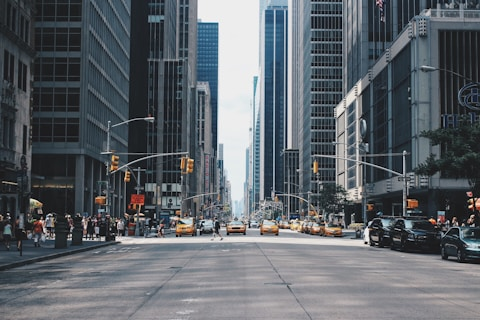
#> input picture docs/gallery/street/street_view_01.jpg, 480 x 320 px
$ python build_pages_gallery_scenes.py
#> lines starting #> are read from the running program, lines starting #| are printed output that depends on the picture
### src/gs_sim2real/viewer/web_export.py
"""PLY to web format conversion for browser-based rendering.

Converts trained Gaussian Splat PLY files to JSON or compact binary
formats that can be rendered in the browser using the existing Three.js
viewer on GitHub Pages.
"""

from __future__ import annotations

import json
import logging
import struct
from pathlib import Path

import numpy as np

logger = logging.getLogger(__name__)


def _sanitize_scene_id(value: str) -> str:
    text = str(value or "").strip().lower()
    normalized: list[str] = []
    last_was_dash = False
    for char in text:
        if char.isalnum():
            normalized.append(char)
            last_was_dash = False
        elif not last_was_dash:
            normalized.append("-")
            last_was_dash = True
    scene_id = "".join(normalized).strip("-")
    return scene_id or "scene"


# [15 lines left out: function _load_web_point_data, not called in this run]


def _compute_bounds(positions: np.ndarray) -> dict[str, list[float]]:
    return {
        "min": positions.min(axis=0).tolist(),
        "max": positions.max(axis=0).tolist(),
    }


# [12 lines left out: function _estimate_camera, not called in this run]


def points_to_scene_bundle(
    positions: np.ndarray,
    colors: np.ndarray,
    output_dir: str,
    *,
    asset_format: str = "binary",
    scene_id: str = "scene",
    label: str = "Scene",
    description: str = "",
    camera: dict[str, list[float]] | None = None,
) -> str:
    """Write positions/colors directly as a static web scene bundle."""
    normalized_asset_format = str(asset_format or "binary").strip().lower()
    if normalized_asset_format not in {"json", "binary"}:
        raise ValueError("asset_format must be one of: json, binary")

    positions_array = np.asarray(positions, dtype=np.float32)
    colors_array = np.asarray(colors, dtype=np.float32)
    if positions_array.ndim != 2 or positions_array.shape[1] != 3:
        raise ValueError("positions must be an array of shape (N, 3)")
    if colors_array.ndim != 2 or colors_array.shape[1] != 3:
        raise ValueError("colors must be an array of shape (N, 3)")
    if len(positions_array) != len(colors_array):
        raise ValueError("positions and colors must contain the same number of points")
    if len(positions_array) == 0:
        raise ValueError("scene bundle requires at least one point")

    bundle_dir = Path(output_dir)
    bundle_dir.mkdir(parents=True, exist_ok=True)

    resolved_scene_id = _sanitize_scene_id(scene_id)
    resolved_label = str(label or "Scene").strip() or "Scene"
    asset_name = (
        f"{resolved_scene_id}.points.json" if normalized_asset_format == "json" else f"{resolved_scene_id}.points.bin"
    )
    asset_path = bundle_dir / asset_name
    if normalized_asset_format == "json":
        _write_json_asset(asset_path, positions_array, colors_array)
    else:
        _write_binary_asset(asset_path, positions_array, colors_array)

    bounds = _compute_bounds(positions_array)
    manifest = {
        "version": "gs-sim2real-web-scene/v1",
        "type": "web-scene-manifest",
        "sceneId": resolved_scene_id,
        "label": resolved_label,
        "description": str(description or ""),
        "asset": {
            "href": asset_name,
            "format": normalized_asset_format,
        },
        "count": int(len(positions_array)),
        "bounds": bounds,
        "camera": camera or _estimate_camera(bounds),
    }
    manifest_path = bundle_dir / "scene.json"
    manifest_path.write_text(json.dumps(manifest, indent=2) + "\n", encoding="utf-8")
    logger.info("Exported scene bundle to %s", manifest_path)
    return str(manifest_path)


# [13 lines left out: function _write_json_asset, not called in this run]


def _write_binary_asset(output_path: str | Path, positions: np.ndarray, colors: np.ndarray) -> str:
    out = Path(output_path)
    out.parent.mkdir(parents=True, exist_ok=True)
    bounds = np.concatenate([positions.min(axis=0), positions.max(axis=0)]).astype(np.float32)
    with open(out, "wb") as file:
        file.write(struct.pack("<I", int(len(positions))))
        file.write(bounds.tobytes())
        combined = np.hstack([positions, colors]).astype(np.float32)
        file.write(combined.tobytes())
    return str(out)


# [74 lines left out: functions ply_to_json, ply_to_binary, ply_to_scene_bundle, not called in this run]


SH_C0 = 0.28209479177387814


# [113 lines left out: function ply_to_splat, not called in this run]

### scripts/build_pages_gallery_scenes.py
#!/usr/bin/env python3
"""Build photo-derived static scene bundles for the GitHub Pages demo."""

from __future__ import annotations

import json
import math
from dataclasses import dataclass
from pathlib import Path

import numpy as np
from PIL import Image

from gs_sim2real.viewer.web_export import points_to_scene_bundle


REPO_ROOT = Path(__file__).resolve().parent.parent
DOCS_ASSETS_DIR = REPO_ROOT / "docs" / "assets"
SCENE_INDEX_PATH = DOCS_ASSETS_DIR / "scenes.json"


@dataclass(frozen=True)
class GallerySceneSpec:
    scene_id: str
    label: str
    description: str
    image_path: Path
    output_dir: Path
    target_points: int = 18000


SCENE_SPECS = (
    GallerySceneSpec(
        scene_id="street-gallery",
        label="Street Gallery",
        description="Photo-derived point scene built from the street sample gallery image.",
        image_path=REPO_ROOT / "docs" / "gallery" / "street" / "street_view_01.jpg",
        output_dir=DOCS_ASSETS_DIR / "street-gallery",
    ),
    GallerySceneSpec(
        scene_id="campus-gallery",
        label="Campus Gallery",
        description="Photo-derived point scene built from the campus sample gallery image.",
        image_path=REPO_ROOT / "docs" / "gallery" / "campus" / "campus_view_01.jpg",
        output_dir=DOCS_ASSETS_DIR / "campus-gallery",
    ),
    GallerySceneSpec(
        scene_id="indoor-gallery",
        label="Indoor Gallery",
        description="Photo-derived point scene built from the indoor sample gallery image.",
        image_path=REPO_ROOT / "docs" / "gallery" / "indoor" / "indoor_view_01.jpg",
        output_dir=DOCS_ASSETS_DIR / "indoor-gallery",
    ),
)


def _build_photo_point_cloud(image_path: Path, *, target_points: int) -> tuple[np.ndarray, np.ndarray]:
#> called with target_points = 18000
    image = Image.open(image_path).convert("RGB")
#> image is the input picture: PIL image 480x320 RGB; mean R, G, B 93.9, 99.6, 105.4
    image.thumbnail((320, 320))
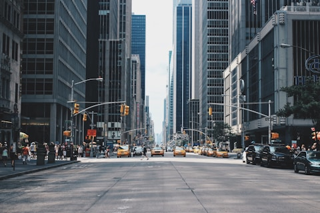
#> image: PIL image 320x213 RGB; mean R, G, B 93.9, 99.6, 105.4
    rgb = np.asarray(image, dtype=np.float32) / 255.0
    height, width, _ = rgb.shape
#> height = 213; width = 320

    stride = max(1, int(math.sqrt((height * width) / max(target_points, 1))))
#> stride = 1
    rgb = rgb[::stride, ::stride]
    height, width, _ = rgb.shape

    xs = np.linspace(0.0, 1.0, width, dtype=np.float32)
#> xs = 320 values from 0 to 1
    ys = np.linspace(0.0, 1.0, height, dtype=np.float32)
#> ys = 213 values from 0 to 1
    grid_x, grid_y = np.meshgrid(xs, ys)

    luma = rgb @ np.array([0.299, 0.587, 0.114], dtype=np.float32)
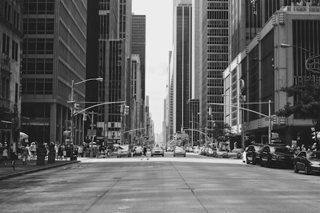
#> luma: shape (213, 320) float32; min 0.0023, max 0.956, mean 0.387
    grad_y, grad_x = np.gradient(luma)
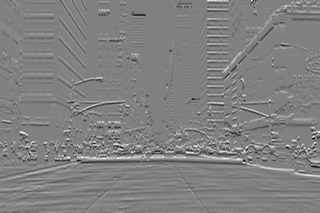
#> grad_y: shape (213, 320) float32; min -0.416, max 0.406, mean 0.000862; drawn with min black and max white
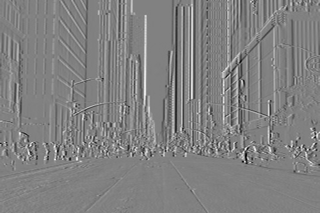
#> grad_x: shape (213, 320) float32; min -0.42, max 0.41, mean 0.000124; drawn with min black and max white
    edge_strength = np.clip(np.abs(grad_x) + np.abs(grad_y), 0.0, 1.0)
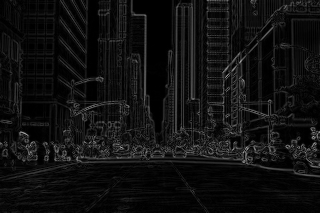
#> edge_strength: shape (213, 320) float32; min 0, max 0.678, mean 0.0658

    horizontal = grid_x - 0.5
    vertical = 0.5 - grid_y
    perspective = 0.85 + 0.9 * (1.0 - grid_y)
    pseudo_depth = 1.2 + 0.75 * (1.0 - luma) + 0.65 * (1.0 - grid_y) + 0.25 * edge_strength
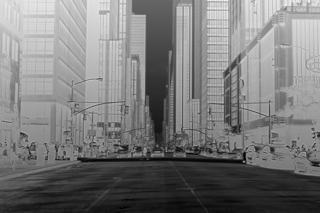
#> pseudo_depth: shape (213, 320) float32; min 1.41, max 2.64, mean 2; drawn with min black and max white
    ripple = 0.08 * np.sin(horizontal * np.pi * 5.0) * (0.5 + edge_strength)
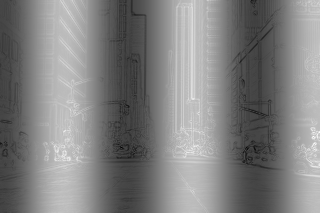
#> ripple: shape (213, 320) float32; min -0.0893, max 0.0874, mean 3.87e-06; drawn with min black and max white

    positions = np.stack(
        [
            horizontal * 6.0 * perspective,
            vertical * 4.0 * perspective,
            -(pseudo_depth + ripple),
        ],
        axis=-1,
    ).reshape(-1, 3)

    colors = rgb.reshape(-1, 3)

    rng = np.random.default_rng(7)
    jitter = rng.normal(scale=0.0125, size=positions.shape).astype(np.float32)
    jitter[:, 2] *= 0.35
    positions = positions.astype(np.float32) + jitter
    return positions, colors.astype(np.float32)


def _build_front_camera(positions: np.ndarray) -> dict[str, list[float]]:
    minimum = positions.min(axis=0)
#> minimum = [-5.25, -1.74, -2.66]
    maximum = positions.max(axis=0)
#> maximum = [5.24, 3.53, -1.37]
    center = (minimum + maximum) * 0.5
#> center = [-0.00515, 0.896, -2.02]
    extents = np.maximum(maximum - minimum, 1e-3)
#> extents = [10.49, 5.27, 1.29]
    front_distance = max(float(extents[0]), float(extents[1])) * 1.05 + abs(float(minimum[2])) * 0.35
#> front_distance = 11.95
    position = np.array([center[0], center[1] * 0.1, maximum[2] + front_distance], dtype=np.float32)
#> position = [-0.00515, 0.0896, 10.57]
    return {
        "position": position.tolist(),
        "target": center.astype(np.float32).tolist(),
        "up": [0.0, 1.0, 0.0],
    }


def build_pages_gallery_scenes() -> None:
    scene_entries: list[dict[str, str]] = []
    for spec in SCENE_SPECS:
        positions, colors = _build_photo_point_cloud(spec.image_path, target_points=spec.target_points)
        points_to_scene_bundle(
            positions,
            colors,
            str(spec.output_dir),
            asset_format="binary",
            scene_id=spec.scene_id,
            label=spec.label,
            description=spec.description,
            camera=_build_front_camera(positions),
        )
#> in points_to_scene_bundle, `normalized_asset_format = str(asset_format or "binary").strip().lower()`: normalized_asset_format = 'binary'
#> in points_to_scene_bundle, `asset_name = ( f"{resolved_scene_id}.points.json" if normalized_asset_..`: asset_name = 'street-gallery.points.bin'
#> in _write_binary_asset, `bounds = np.concatenate([positions.min(axis=0), positions.max(axis=0)]..`: bounds = [-5.25, -1.74, -2.66, 5.24, 3.53, -1.37]
#> in points_to_scene_bundle, `bounds = _compute_bounds(positions_array)`: bounds = {'min': [-5.25, -1.74, -2.66], 'max': [5.24, 3.53, -1.37]}
        scene_entries.append(
            {
                "id": spec.scene_id,
                "label": spec.label,
                "manifest": f"assets/{spec.scene_id}/scene.json",
                "description": spec.description,
            }
        )
#> pass 2 of the loop in build_pages_gallery_scenes, `for spec in SCENE_SPECS:`:
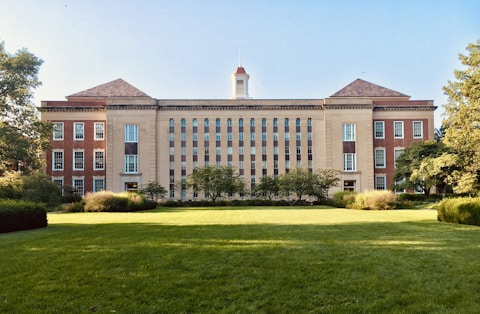
#> input picture docs/gallery/campus/campus_view_01.jpg, 480 x 314 px
#> in _build_photo_point_cloud, image is the input picture: PIL image 480x314 RGB; mean R, G, B 139.2, 143.5, 120.1
#> image: PIL image 320x209 RGB
#> rgb: shape (209, 320, 3) float32
#> luma: shape (209, 320) float32
#> grad_y: shape (209, 320) float32
#> grad_x: shape (209, 320) float32
#> edge_strength: shape (209, 320) float32
#> in _build_photo_point_cloud (call 2), `pseudo_depth = 1.2 + 0.75 * (1.0 - luma) + 0.65 * (1.0 - grid_y) + 0.2..`:
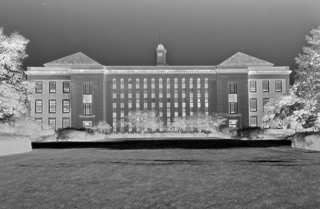
#> pseudo_depth: shape (209, 320) float32; min 1.46, max 2.34, mean 1.88; drawn with min black and max white
#> in _build_photo_point_cloud (call 2), `ripple = 0.08 * np.sin(horizontal * np.pi * 5.0) * (0.5 + edge_strength)`:
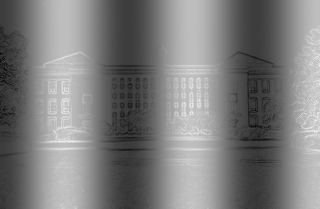
#> ripple: shape (209, 320) float32; min -0.0787, max 0.0812, mean 4.74e-05; drawn with min black and max white
#> pass 3 of the loop in build_pages_gallery_scenes, `for spec in SCENE_SPECS:`:
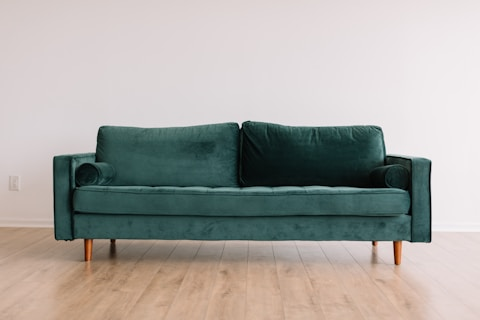
#> input picture docs/gallery/indoor/indoor_view_01.jpg, 480 x 320 px
#> in _build_photo_point_cloud, image is the input picture: PIL image 480x320 RGB; mean R, G, B 169.2, 166.7, 162.1
#> image: PIL image 320x213 RGB
#> rgb: shape (213, 320, 3) float32
#> luma: shape (213, 320) float32
#> grad_y: shape (213, 320) float32
#> grad_x: shape (213, 320) float32
#> edge_strength: shape (213, 320) float32
#> in _build_photo_point_cloud (call 3), `pseudo_depth = 1.2 + 0.75 * (1.0 - luma) + 0.65 * (1.0 - grid_y) + 0.2..`:
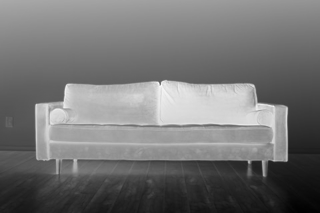
#> pseudo_depth: shape (213, 320) float32; min 1.31, max 2.36, mean 1.79; drawn with min black and max white
#> in _build_photo_point_cloud (call 3), `ripple = 0.08 * np.sin(horizontal * np.pi * 5.0) * (0.5 + edge_strength)`:
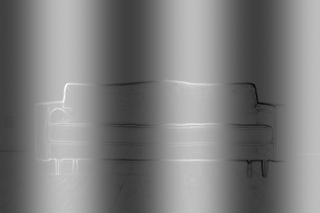
#> ripple: shape (213, 320) float32; min -0.0811, max 0.0818, mean -3.03e-05; drawn with min black and max white

    scene_index = {
        "version": "gs-sim2real-scene-index/v1",
        "type": "web-scene-index",
        "scenes": scene_entries,
    }
    SCENE_INDEX_PATH.write_text(json.dumps(scene_index, indent=2) + "\n", encoding="utf-8")


if __name__ == "__main__":
    build_pages_gallery_scenes()
